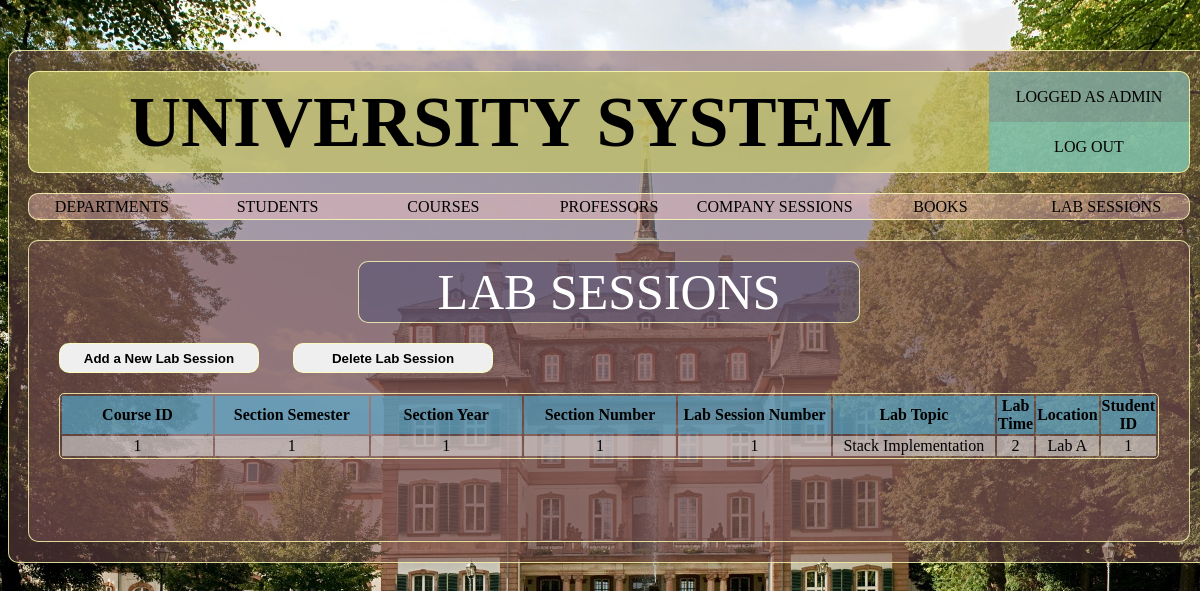
The app's page /pages/lab_sessions.php (signed in), older data.
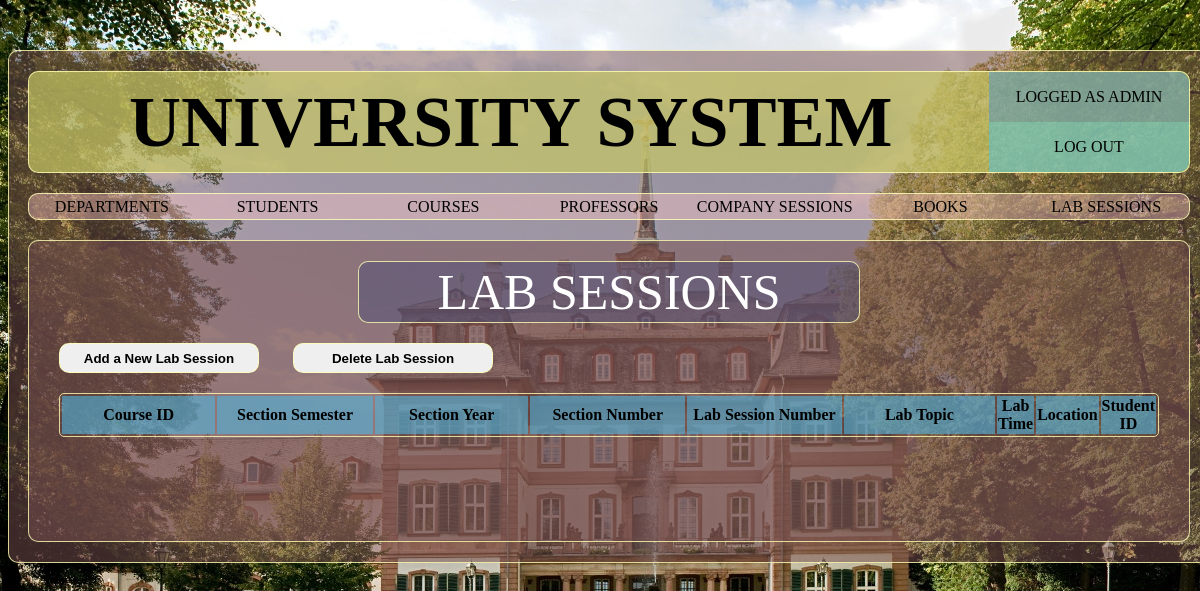
The same page, newer data.
### tables this page shows
CREATE TABLE `labsession` (
  `courseID` varchar(20) NOT NULL,
  `secSem` int(5) NOT NULL,
  `secYear` int(5) NOT NULL,
  `secNo` int(5) NOT NULL,
  `labSessionNo` int(5) NOT NULL,
  `labTopic` varchar(100) DEFAULT NULL,
  `labTime` varchar(50) DEFAULT NULL,
  `location` varchar(100) DEFAULT NULL,
  `stdID` varchar(20) NOT NULL
);

### pages/lab_sessions.php (the view, shortened to what this page needs)
<?php
require_once('layout/header.php');
?>
		<div class="container sub-page border-default">
			<div class="sub-page-box">
				<div class="container sub-page-title text-center border-default"> LAB SESSIONS </div>
			</div>
			<div class="sub-page-box">
				<button class="sub-page-btn border-default" name="add_lab_session" onclick="show_div('hidden_div')"> Add a New Lab Session </button>
                <button name="delete_lab_session" class="sub-page-btn border-default" onclick="show_div('hidden_delete_div')">Delete Lab Session </button>
			</div>
			<div class="sub-page-box">
				<table class="container sub-page-table text-center">
					<tr>
                        <th>Course ID</th>
						<th>Section Semester</th>
						<th>Section Year</th>
                        <th>Section Number</th>
						<th>Lab Session Number</th>
						<th>Lab Topic</th>
                        <th>Lab Time</th>
                        <th>Location</th>
                        <th>Student ID</th>
					</tr>
                        <?php
                            require_once('../inc/config.php');
                            $query="SELECT * FROM labsession";
                        $userquery=mysqli_query($connection,$query);
                        if(mysqli_num_rows($userquery)>0){
                            while($row=mysqli_fetch_assoc($userquery)){
                                    echo "<tr><td>".$row['courseID']."</td>";
                                    echo "<td>".$row['secSem']."</td>";
                                    echo "<td>".$row['secYear']."</td>";
                                    echo "<td>".$row['secNo']."</td>";
                                    echo "<td>".$row['labSessionNo']."</td>";
                                    echo "<td>".$row['labTopic']."</td>";
                                    echo "<td>".$row['labTime']."</td>";
                                    echo "<td>".$row['location']."</td>";
                                    echo "<td>".$row['stdID']."</td></tr>";
                                }
                            }
                        ?>
				</table>
			</div>
		</div>
</body>
</html>

Row changes from the older to the newer data that the page shows:
removed labsession: courseID "1", secSem "1", secYear "1", secNo "1", labSessionNo "1", labTopic "Stack Implementation", labTime "2", location "Lab A", stdID "1"
